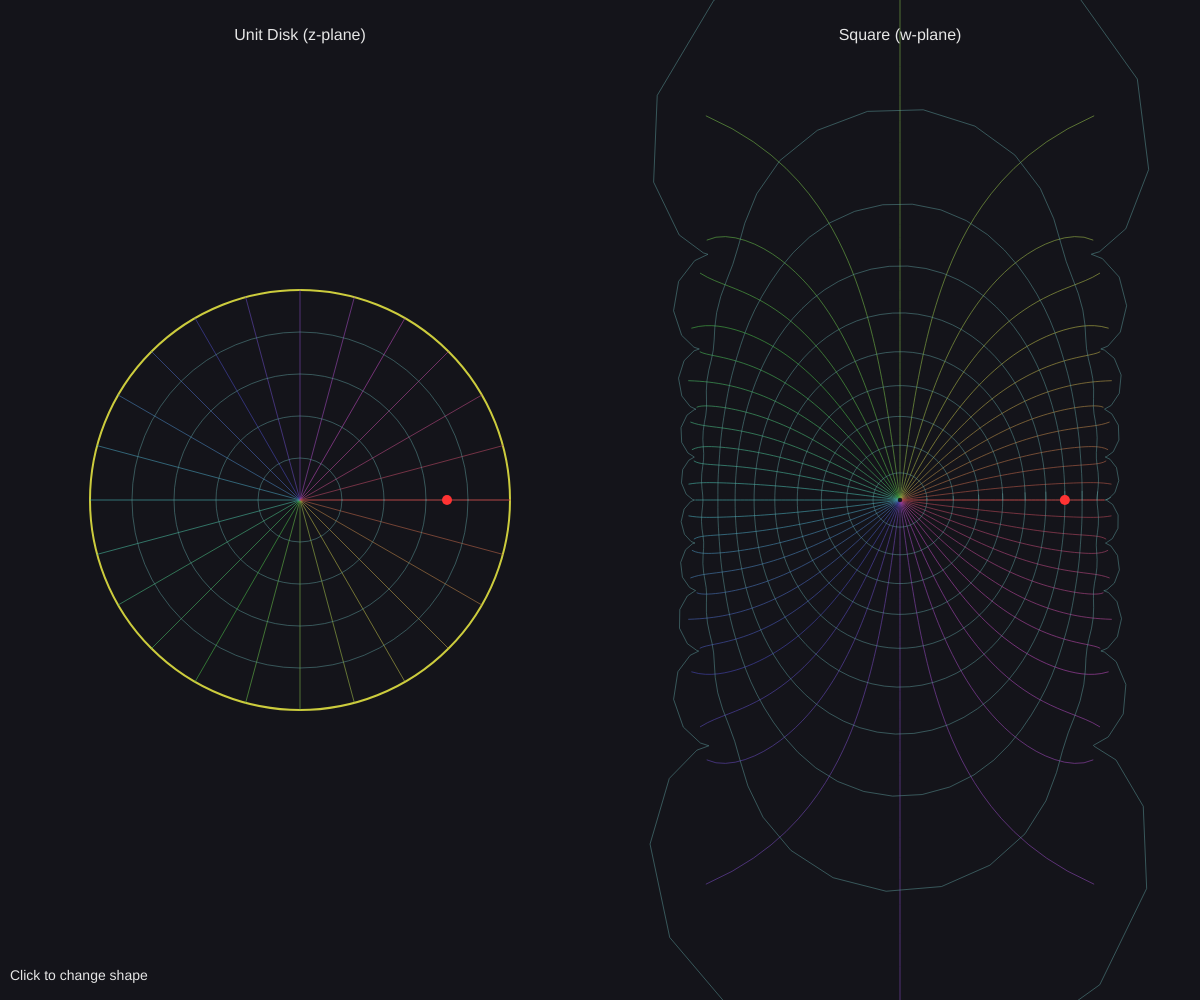
Frame 1 (no input)
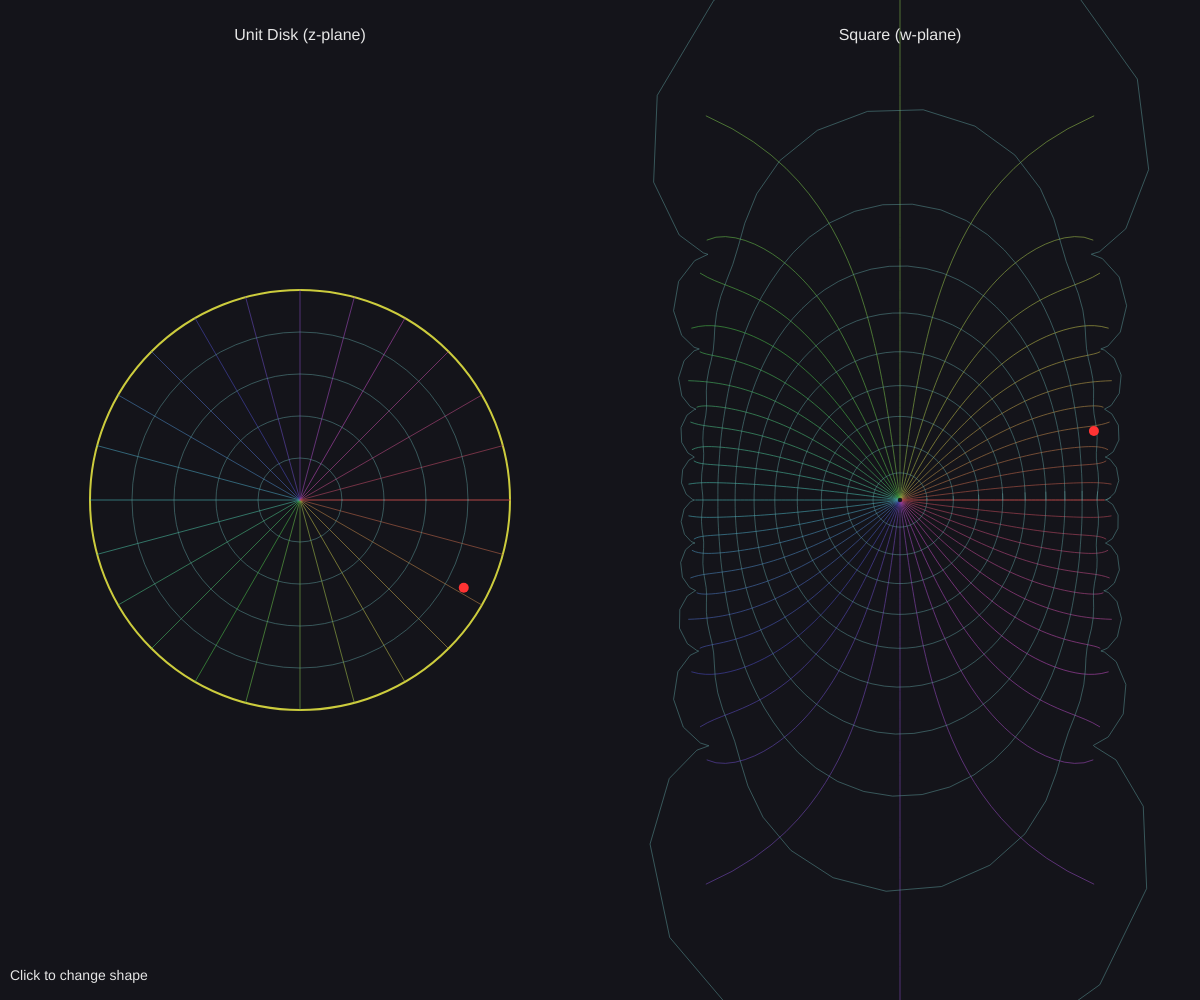
Frame 60 (no input)
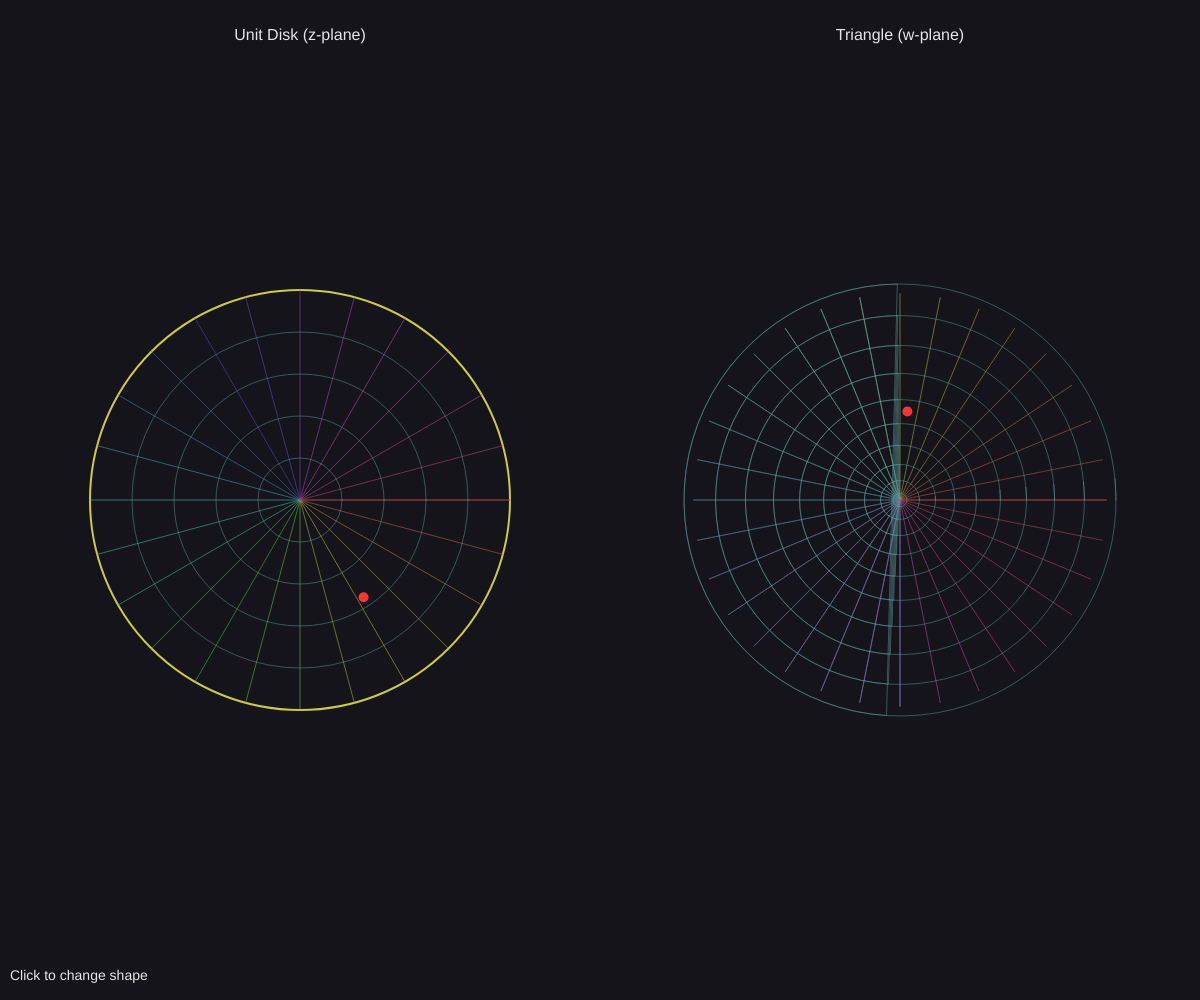
Frame 120 (the mouse pressed at the canvas centre since frame 60)

The p5.js sketch that drew these frames (run headless with seeded random() and noise() and a simulated clock; from frame 60 on, the mouse is pressed at the canvas centre):

// p5.js sketch
// ── sketch.js
// Schwarz-Christoffel Maps
// Conformal maps from disk/half-plane to polygons
// Visualized by showing how circles and lines transform

let time = 0;
let currentShape = 0;
let shapeNames = ["Square", "Triangle", "Pentagon", "Star", "L-Shape"];

function setup() {
  createCanvas(windowWidth, windowHeight);
  colorMode(HSB, 360, 100, 100, 100);
}

function draw() {
  background(240, 20, 10);

  // Draw original domain on left
  push();
  translate(width / 4, height / 2);
  drawOriginalDomain();
  pop();

  // Draw mapped domain on right
  push();
  translate(3 * width / 4, height / 2);
  drawMappedDomain();
  pop();

  // Labels
  fill(0, 0, 90);
  noStroke();
  textSize(16);
  textAlign(CENTER);
  text("Unit Disk (z-plane)", width / 4, 40);
  text(`${shapeNames[currentShape]} (w-plane)`, 3 * width / 4, 40);

  textAlign(LEFT);
  textSize(14);
  text("Click to change shape", 10, height - 20);

  time += deltaTime / 1000;
}

function drawOriginalDomain() {
  let scale = min(width / 4, height / 2) * 0.7;

  // Draw unit circle
  noFill();
  stroke(60, 70, 80);
  strokeWeight(2);
  circle(0, 0, scale * 2);

  // Draw radial lines
  strokeWeight(1);
  for (let angle = 0; angle < TWO_PI; angle += PI / 12) {
    let hue = map(angle, 0, TWO_PI, 0, 360);
    stroke(hue, 60, 70, 60);
    let x = cos(angle) * scale;
    let y = sin(angle) * scale;
    line(0, 0, x, y);
  }

  // Draw concentric circles
  for (let r = 0.2; r < 1; r += 0.2) {
    stroke(180, 40, 60, 50);
    circle(0, 0, r * scale * 2);
  }

  // Animate a point
  let theta = time * 0.5;
  let r = 0.7 + 0.2 * sin(time * 2);
  let px = r * cos(theta) * scale;
  let py = r * sin(theta) * scale;

  fill(0, 80, 100);
  noStroke();
  circle(px, py, 10);
}

function drawMappedDomain() {
  let scale = min(width / 4, height / 2) * 0.6;

  // Draw many transformed curves
  strokeWeight(1);

  // Transform radial lines
  for (let angle = 0; angle < TWO_PI; angle += PI / 24) {
    let hue = map(angle, 0, TWO_PI, 0, 360);
    stroke(hue, 60, 70, 60);

    beginShape();
    noFill();
    for (let r = 0.01; r <= 0.99; r += 0.02) {
      let z = { re: r * cos(angle), im: r * sin(angle) };
      let w = schwarzChristoffel(z, currentShape);

      let x = w.re * scale;
      let y = -w.im * scale; // Flip for screen coordinates

      if (abs(x) < width && abs(y) < height) {
        vertex(x, y);
      }
    }
    endShape();
  }

  // Transform concentric circles
  for (let r = 0.1; r < 1; r += 0.1) {
    stroke(180, 40, 60, 50);
    beginShape();
    noFill();
    for (let angle = 0; angle <= TWO_PI + 0.1; angle += 0.05) {
      let z = { re: r * cos(angle), im: r * sin(angle) };
      let w = schwarzChristoffel(z, currentShape);

      let x = w.re * scale;
      let y = -w.im * scale;

      if (abs(x) < width && abs(y) < height) {
        vertex(x, y);
      }
    }
    endShape();
  }

  // Animate the same point in mapped domain
  let theta = time * 0.5;
  let r = 0.7 + 0.2 * sin(time * 2);
  let z = { re: r * cos(theta), im: r * sin(theta) };
  let w = schwarzChristoffel(z, currentShape);

  fill(0, 80, 100);
  noStroke();
  circle(w.re * scale, -w.im * scale, 10);
}

function schwarzChristoffel(z, shape) {
  // Simplified/approximate Schwarz-Christoffel transforms
  // These are approximations for visualization

  switch (shape) {
    case 0: // Square (using z + z^3/3 + z^5/5 approximation)
      return scSquare(z);
    case 1: // Triangle
      return scTriangle(z);
    case 2: // Pentagon
      return scPolygon(z, 5);
    case 3: // Star
      return scStar(z);
    case 4: // L-shape
      return scLShape(z);
    default:
      return z;
  }
}

function cMul(a, b) {
  return { re: a.re * b.re - a.im * b.im, im: a.re * b.im + a.im * b.re };
}

function cAdd(a, b) {
  return { re: a.re + b.re, im: a.im + b.im };
}

function cPow(z, n) {
  let r = sqrt(z.re * z.re + z.im * z.im);
  let theta = atan2(z.im, z.re);
  let rn = pow(r, n);
  return { re: rn * cos(n * theta), im: rn * sin(n * theta) };
}

function scSquare(z) {
  // Approximation using series
  let result = { re: 0, im: 0 };
  let zPow = z;

  for (let k = 0; k < 10; k++) {
    let n = 2 * k + 1;
    let coef = 1 / n;
    if (k % 2 === 1) coef *= -1;

    result = cAdd(result, { re: zPow.re * coef, im: zPow.im * coef });
    zPow = cMul(zPow, cMul(z, z));
  }

  return { re: result.re * 1.5, im: result.im * 1.5 };
}

function scTriangle(z) {
  // Approximate triangle mapping
  let z3 = cPow(z, 1.5);
  return { re: z3.re * 1.2, im: z3.im * 1.2 };
}

function scPolygon(z, n) {
  // General polygon approximation
  let zn = cPow(z, 2 / n);
  return { re: zn.re * 1.5, im: zn.im * 1.5 };
}

function scStar(z) {
  // Star shape (non-convex)
  let r = sqrt(z.re * z.re + z.im * z.im);
  let theta = atan2(z.im, z.re);

  // Modulate radius for star effect
  let starR = r * (1 + 0.5 * cos(5 * theta));

  let z2 = { re: starR * cos(theta), im: starR * sin(theta) };
  return { re: z2.re * 1.2, im: z2.im * 1.2 };
}

function scLShape(z) {
  // L-shape approximation
  let r = sqrt(z.re * z.re + z.im * z.im);
  let theta = atan2(z.im, z.re);

  // Bend the mapping for L shape
  let newTheta = theta;
  if (theta > 0 && theta < PI / 2) {
    newTheta = theta * 1.5;
  }

  return {
    re: r * cos(newTheta) * 1.3,
    im: r * sin(newTheta) * 1.3
  };
}

function mousePressed() {
  currentShape = (currentShape + 1) % shapeNames.length;
}

function windowResized() {
  resizeCanvas(windowWidth, windowHeight);
}
